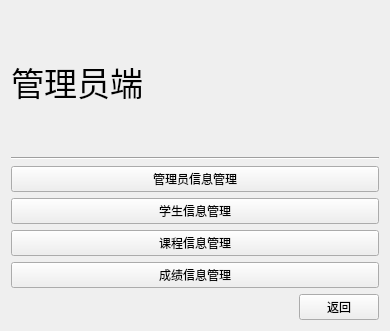
<?xml version="1.0" encoding="UTF-8"?>
<ui version="4.0">
 <class>manage</class>
 <widget class="QWidget" name="manage">
  <property name="geometry">
   <rect>
    <x>0</x>
    <y>0</y>
    <width>390</width>
    <height>331</height>
   </rect>
  </property>
  <property name="windowTitle">
   <string>Form</string>
  </property>
  <layout class="QVBoxLayout" name="verticalLayout_3">
   <item>
    <layout class="QHBoxLayout" name="horizontalLayout_3">
     <item>
      <widget class="QLabel" name="label">
       <property name="font">
        <font>
         <pointsize>25</pointsize>
        </font>
       </property>
       <property name="text">
        <string>管理员端</string>
       </property>
      </widget>
     </item>
    </layout>
   </item>
   <item>
    <widget class="Line" name="line">
     <property name="orientation">
      <enum>Qt::Horizontal</enum>
     </property>
    </widget>
   </item>
   <item>
    <layout class="QHBoxLayout" name="horizontalLayout_2">
     <item>
      <layout class="QVBoxLayout" name="verticalLayout">
       <item>
        <widget class="QPushButton" name="manage_adminButton">
         <property name="text">
          <string>管理员信息管理</string>
         </property>
        </widget>
       </item>
       <item>
        <widget class="QPushButton" name="stu_inform_guanlipushButton">
         <property name="text">
          <string>学生信息管理</string>
         </property>
        </widget>
       </item>
       <item>
        <widget class="QPushButton" name="course_manageButton">
         <property name="text">
          <string>课程信息管理</string>
         </property>
        </widget>
       </item>
       <item>
        <widget class="QPushButton" name="manage_gradepushButton">
         <property name="text">
          <string>成绩信息管理</string>
         </property>
        </widget>
       </item>
      </layout>
     </item>
    </layout>
   </item>
   <item>
    <layout class="QHBoxLayout" name="horizontalLayout">
     <item>
      <spacer name="horizontalSpacer">
       <property name="orientation">
        <enum>Qt::Horizontal</enum>
       </property>
       <property name="sizeHint" stdset="0">
        <size>
         <width>40</width>
         <height>20</height>
        </size>
       </property>
      </spacer>
     </item>
     <item>
      <widget class="QPushButton" name="pushButton_9">
       <property name="text">
        <string>返回</string>
       </property>
      </widget>
     </item>
    </layout>
   </item>
  </layout>
 </widget>
 <resources/>
 <connections/>
</ui>
